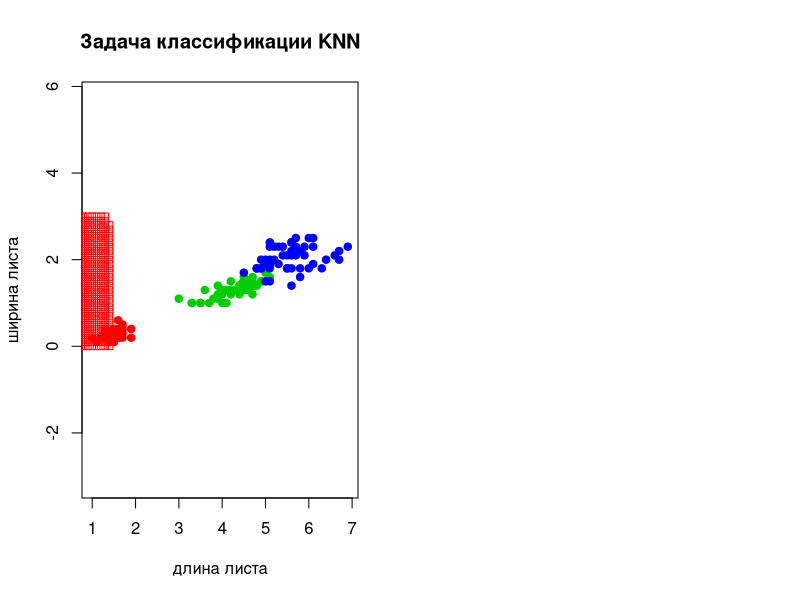

R code for this plot: (Note: a time limit stopped this script after it produced the figure.)
#	Решение задачи классификации методом KNN

euclidean_distance <- function(u, v){
#	функция расстояния
     
	sqrt(sum((u - v)^2)) 
}


sort_ojects_by_dist <- function(xl, z, metric_function = euclidean_distance){
#	сортировка

     l <- dim(xl)[1]	# размерность выборки по строкам     
	 n <- dim(xl)[2] - 1 	# размерность выборки по столбцам
	 distances <- matrix(NA, l, 2) 
	 
	      for (i in 1:l)  
		  {         
			distances[i, ] <- c(i, metric_function(xl[i, 1:n], z))	# расстояние от каждой точки до классифицируемой
		  }  
		  
	 orderedXl <- xl[order(distances[, 2]), ]	# сортируем выборку по расстоянию    
	 return (orderedXl);
}	


knn <- function(xl, z, k) {	  
#	возвращает класс объекта чаще всего встречающейся
	      
	 n <- dim(xl)[2] - 1 
	 classes <- xl[1:k, n + 1] 
	 counts <- table(classes) 
	 class <- names(which.max(counts)) 
	 return (class)	  
}


loo <- function(xl) {
#	функция возвращает массив средних ошибок
	l <- nrow(xl)
	n <- ncol(xl)
	Sum <- rep(0, l)
	for (i in 1:l){
		z <- xl[i, 1 : (n-1)]
		xl1 <- sort_ojects_by_dist(xl[-i, ], z)		
		for(j in 1:l){
			class <- knn(xl1, z, j)	
			if(xl[i, n] != class) 
				Sum[j] <- Sum[j] + 1/l 	
		}
	}
	return(Sum)
}

optimal <- function(loo){
#	записывает в k индекс минимального значения 
	k <- which.min(loo)
	return(k)
}

grafic <- function(xl, k, Sumerror){
	par(mfrow = c(1, 2)) # рисуем график knn и loo вместе 

	colors <- c("setosa" = "red", "versicolor" = "green3", "virginica" = "blue") 
	plot(iris[ , 3:4], pch = 21, bg = colors[iris$Species], col = colors[iris$Species], main = "Задача классификации KNN", xlab = "длина листа", ylab = "ширина листа", asp = 1) 
	 
	OY<-c(seq(0.0, 3.0, 0.1)) # от 0 до 3 с шагом 0.1
	OX<-c(seq(0.0, 7.0, 0.1))


	for(i in OX){
		for(j in OY){
			z <- c(i, j)		
			orderedXl <- sort_ojects_by_dist(xl, z)
			class <- knn(orderedXl, z, k) 
			points(z[1], z[2], pch = 22, col = colors[class], asp = 1) 
		}
	}

	plot(Sumerror, type = "l", bg = "blue", col = "blue",  main = "График зависимости LOO от k", xlab = "значение k", ylab = "значение LOO")
	points(k, Sumerror[which.min(Sumerror)], pch = 21, col = "red", bg = "red")
	txt <- paste("k = ", k, "\n", "Loo =", round(Sumerror[which.min(Sumerror)], 3))
	text(k, Sumerror[which.min(Sumerror)], labels = txt, pos = 3)

}

main <- function(){
	xl <- iris[ ,3:5] # выборка
	Sumerror <- loo(xl)
	k <- optimal(Sumerror)
	grafic(xl, k, Sumerror)
}

main()
